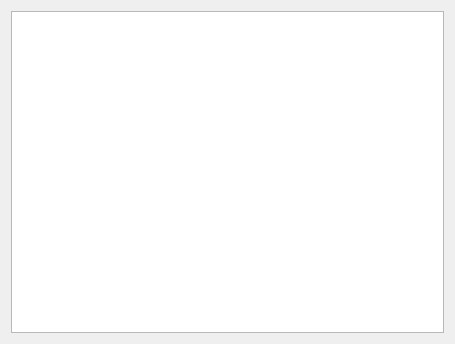
<?xml version="1.0" encoding="UTF-8"?>
<ui version="4.0">
 <class>ClientEventsComboBoxPopup</class>
 <widget class="QWidget" name="ClientEventsComboBoxPopup">
  <property name="geometry">
   <rect>
    <x>0</x>
    <y>0</y>
    <width>455</width>
    <height>344</height>
   </rect>
  </property>
  <property name="windowTitle">
   <string>Form</string>
  </property>
  <layout class="QGridLayout" name="gridLayout">
   <item row="0" column="0">
    <widget class="CTableView" name="tblClientEvents"/>
   </item>
  </layout>
 </widget>
 <customwidgets>
  <customwidget>
   <class>CTableView</class>
   <extends>QTableView</extends>
   <header>library/TableView.h</header>
  </customwidget>
 </customwidgets>
 <resources/>
 <connections/>
</ui>
